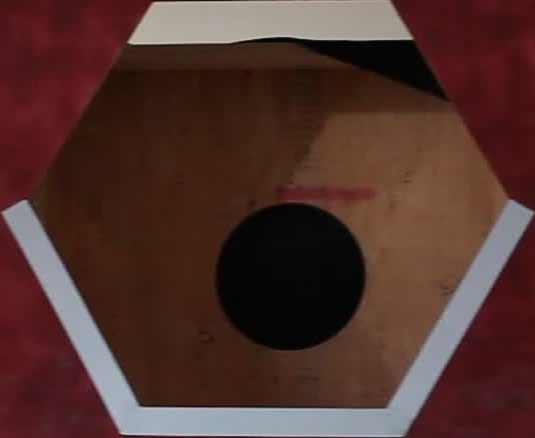
#> input picture resources/images/red_upper_power_port.jpg, 535 x 438 px
$ python shi-thomsai_test.py --input ../resources/images/red_upper_power_port.jpg
#> lines starting #> are read from the running program, lines starting #| are printed output that depends on the picture; after the words box and inside, x2 and y2 are one past the last pixel; in counts of white or black regions, pixels touching at a corner belong together
from __future__ import print_function
import cv2 as cv
import numpy as np
import argparse
import random as rng
source_window = 'Image'
maxTrackbar = 100
rng.seed(12345)

def goodFeaturesToTrack_Demo(val):
    maxCorners = max(val, 1)
    # Parameters for Shi-Tomasi algorithm
    qualityLevel = 0.01
    minDistance = 10
    blockSize = 3
    gradientSize = 3
    useHarrisDetector = False
    k = 0.04
    # Copy the source image
    copy = np.copy(src)
    # Apply corner detection
    corners = cv.goodFeaturesToTrack(src_gray, maxCorners, qualityLevel, minDistance, None,
                                     blockSize=blockSize, gradientSize=gradientSize, useHarrisDetector=useHarrisDetector, k=k)
    # Draw corners detected
    print('** Number of corners detected:', corners.shape[0])
    radius = 4
    for i in range(corners.shape[0]):
        cv.circle(copy, (int(corners[i,0,0]), int(corners[i,0,1])), radius, (rng.randint(0,256), rng.randint(0,256), rng.randint(0,256)), cv.FILLED)
    # Show what you got
    cv.namedWindow(source_window)
    cv.imshow(source_window, copy)

# Load source image and convert it to gray
parser = argparse.ArgumentParser(description='Code for Shi-Tomasi corner detector tutorial.')
parser.add_argument('--input', help='Path to input image.', default='pic3.png')
args = parser.parse_args()
src = cv.imread('../resources/images/red_upper_power_port.jpg')
#> src is the input picture: shape (438, 535, 3); mean B, G, R 44.7, 50.3, 80.7

if src is None:
    print('Could not open or find the image:', args.input)
    exit(0)
src_gray = cv.cvtColor(src, cv.COLOR_BGR2GRAY)
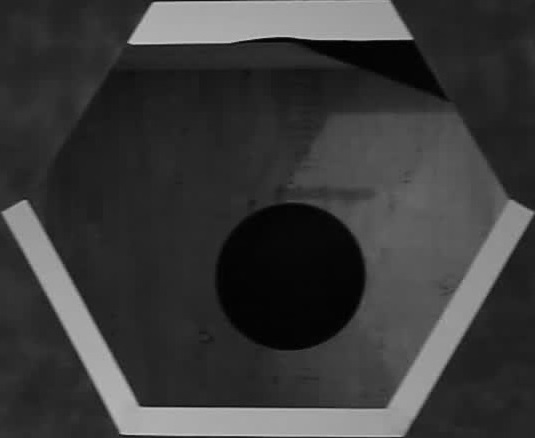
#> src_gray: shape (438, 535); min 0, max 199, mean 58.8
# Create a window and a trackbar
cv.namedWindow(source_window)
maxCorners = 23 # initial threshold
cv.createTrackbar('Threshold: ', source_window, maxCorners, maxTrackbar, goodFeaturesToTrack_Demo)
cv.imshow(source_window, src)
goodFeaturesToTrack_Demo(maxCorners)
#> in goodFeaturesToTrack_Demo, `corners = cv.goodFeaturesToTrack(src_gray, maxCorners, qualityLevel, m..`: corners = 23 rows, first 8: [128, 42], [412, 38], [2, 212], [120, 433], [26, 201], [139, 405], [154, 3], [403, 435]
#| ** Number of corners detected: 23
#> after the loop in goodFeaturesToTrack_Demo, `for i in range(corners.shape[0]):`:
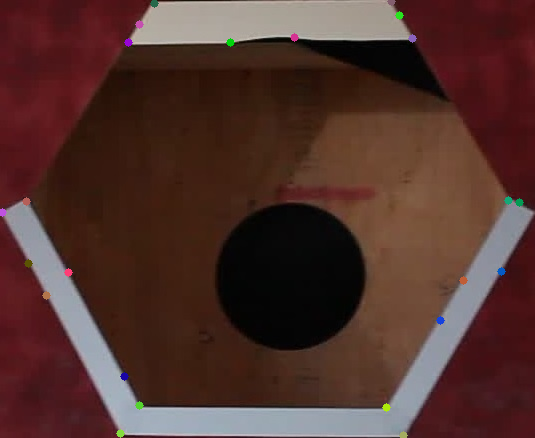
#> copy: shape (438, 535, 3); 0.47% of pixels changed, all inside (x1, y1, x2, y2) = (0, 0, 524, 438)
cv.waitKey()

$ run again, with resources/images/blue_upper_power_port.jpg copied over resources/images/red_upper_power_port.jpg
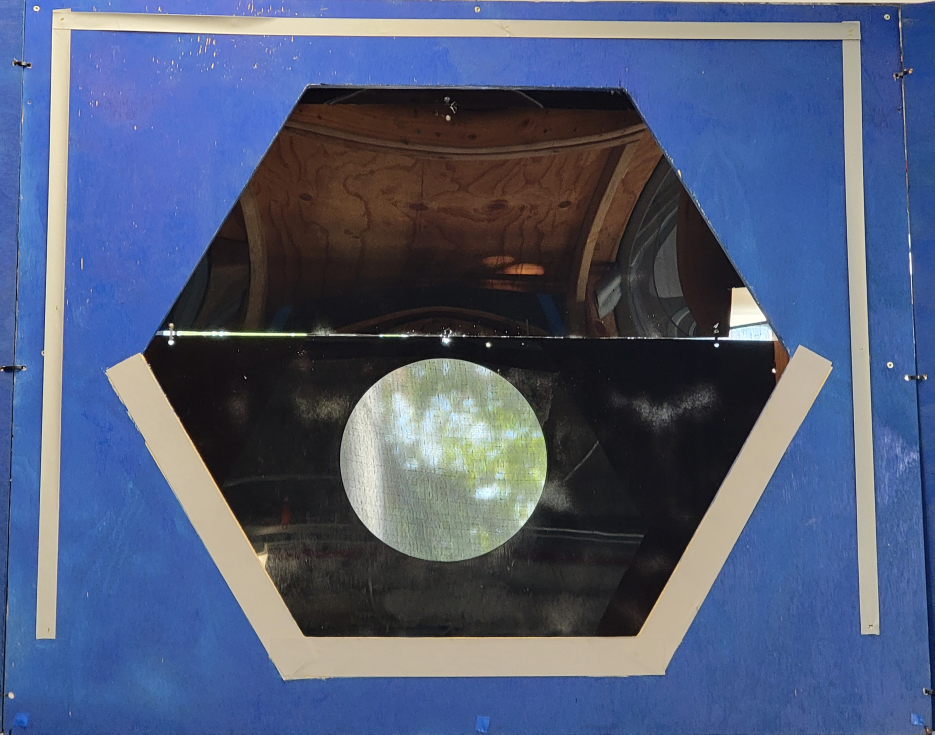
#> input picture resources/images/blue_upper_power_port.jpg, 3737 x 2937 px (shown at 1/4 size)
#> src is the input picture: shape (2937, 3737, 3); mean B, G, R 121.2, 91.6, 79.8
#> `src_gray = cv.cvtColor(src, cv.COLOR_BGR2GRAY)`:
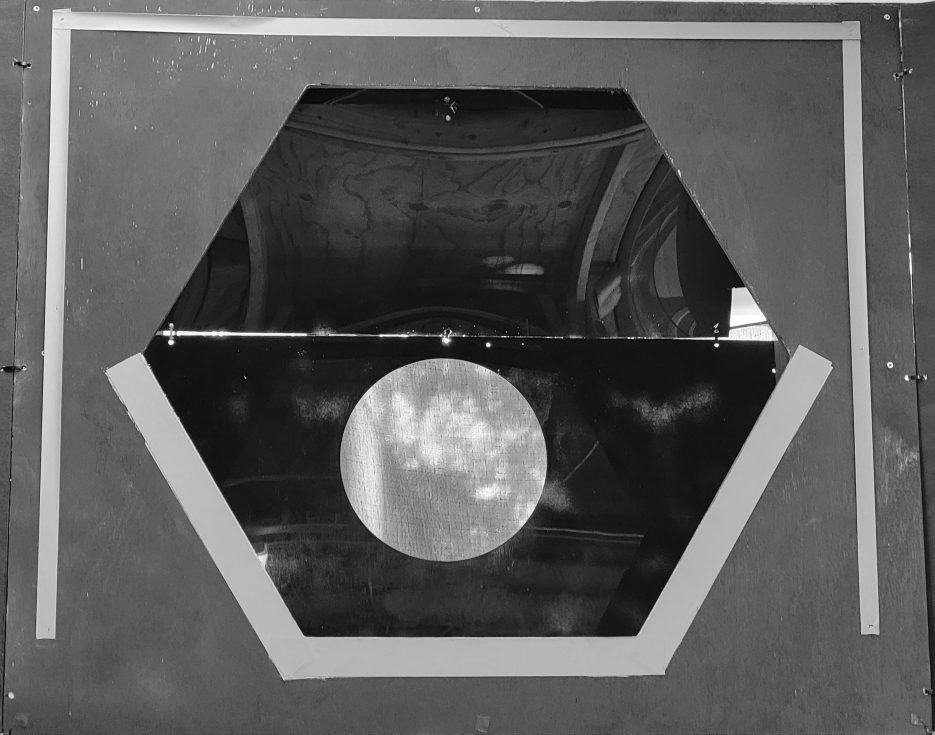
#> src_gray: shape (2937, 3737) (shown at 1/4 size); min 0, max 255, mean 91.5
#> corners = 23 rows, first 8: [1653, 1321], [2874, 1294], [1780, 1320], [2092, 1378], [2025, 1330], [1778, 1336], [1898, 1308], [1192, 1408]
#| ** Number of corners detected: 23
